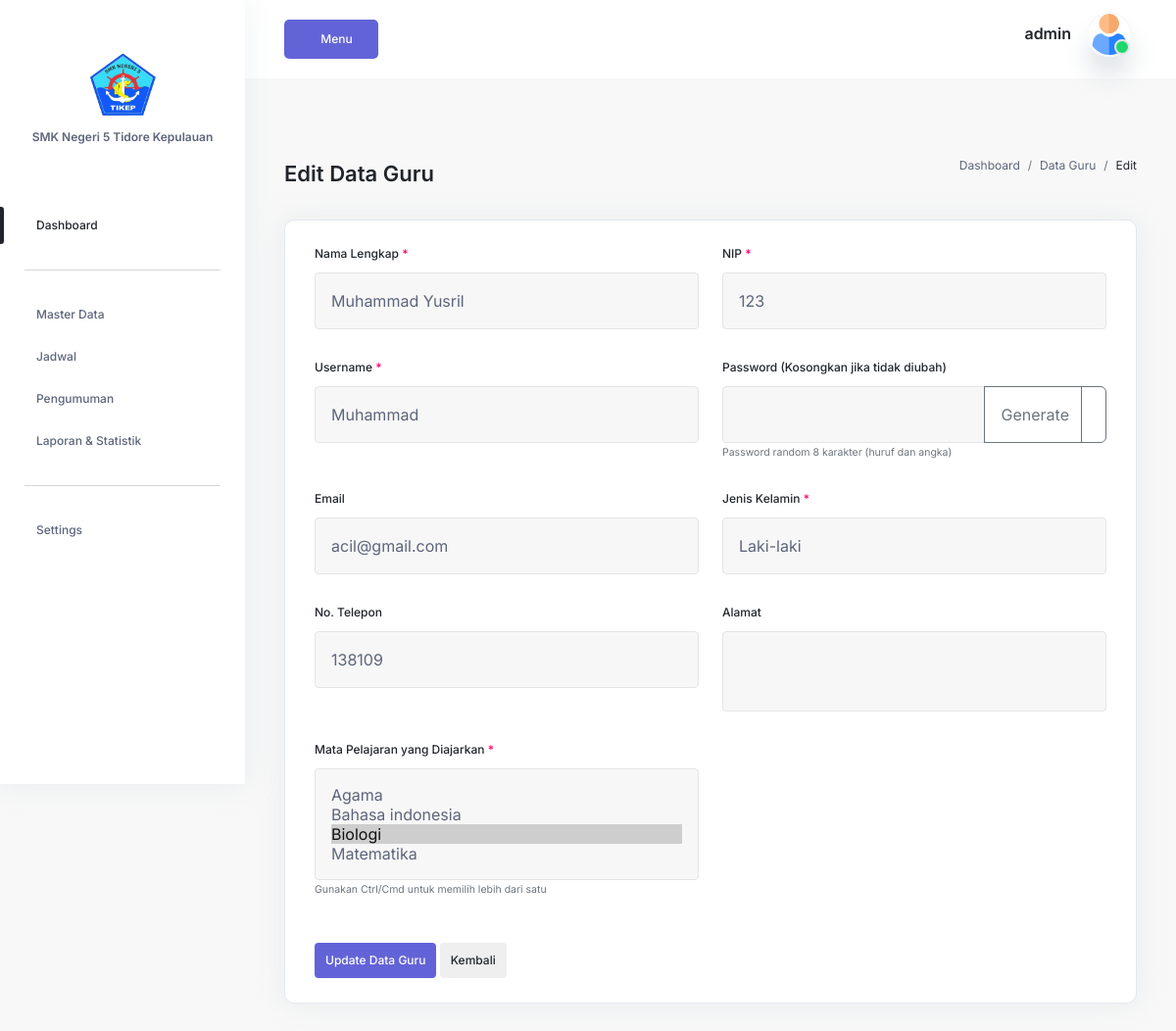
The page /login/admin/formGuru.php?edit=6 (signed in) on the database its author committed.
### tables this page shows
CREATE TABLE `users` (
  `id` int(11) NOT NULL,
  `nama` varchar(100) NOT NULL,
  `username` varchar(50) DEFAULT NULL,
  `password` varchar(255) NOT NULL,
  `email` varchar(100) NOT NULL,
  `role` enum('admin','guru','siswa') NOT NULL,
  `is_active` tinyint(1) NOT NULL DEFAULT '1',
  `login_attempts` tinyint(1) NOT NULL DEFAULT '1',
  `created_at` timestamp NOT NULL DEFAULT CURRENT_TIMESTAMP,
  `updated_at` timestamp NULL DEFAULT NULL ON UPDATE CURRENT_TIMESTAMP
);

CREATE TABLE `guru` (
  `id` int(11) NOT NULL,
  `user_id` int(11) NOT NULL,
  `nip` varchar(50) NOT NULL,
  `jenis_kelamin` enum('L','P') DEFAULT NULL,
  `alamat` text,
  `no_telp` varchar(20) DEFAULT NULL,
  `created_at` timestamp NOT NULL DEFAULT CURRENT_TIMESTAMP,
  `updated_at` timestamp NULL DEFAULT NULL ON UPDATE CURRENT_TIMESTAMP
);

### login/admin/formGuru.php (the view, shortened to what this page needs)
<?php
include "../config/koneksi.php";
$editData = null;
$editMapel = [];
if (isset($_GET['edit'])) {
    $id = $_GET['edit'];
    $result = mysqli_query($conn, "SELECT g.*, u.nama, u.username, u.email FROM guru g JOIN users u ON g.user_id = u.id WHERE g.id=$id");
    $editData = mysqli_fetch_assoc($result);
    $result_mapel = mysqli_query($conn, "SELECT mapel_id FROM guru_mapel WHERE guru_id=$id");
    while ($row = mysqli_fetch_assoc($result_mapel)) {
        $editMapel[] = $row['mapel_id'];
    }
}
$mapel_options = mysqli_query($conn, "SELECT * FROM mapel ORDER BY nama_mapel");
?>
<?php require_once 'template/header.php';?>
<?php require_once 'template/sidebar.php';?>
<section class="section">
    <div class="container-fluid">
        <div class="title-wrapper pt-80">
            <div class="row align-items-center">
                <div class="col-md-6">
                    <div class="title d-flex align-items-center flex-wrap mb-30">
                        <h2 class="mr-40"><?= isset($editData) ? 'Edit' : 'Tambah' ?> Data Guru</h2>
                    </div>
                </div>
                <div class="col-md-6">
                    <div class="breadcrumb-wrapper mb-30">
                        <nav aria-label="breadcrumb">
                            <ol class="breadcrumb">
                                <li class="breadcrumb-item"><a href="#0">Dashboard</a></li>
                                <li class="breadcrumb-item"><a href="dataGuru.php">Data Guru</a></li>
                                <li class="breadcrumb-item active" aria-current="page"><?= isset($editData) ? 'Edit' : 'Tambah' ?></li>
                            </ol>
                        </nav>
                    </div>
                </div>
            </div>
        </div>
        <div class="row">
            <div class="col-lg-12">
                <div class="card-style settings-card-1 mb-30">
                    <div class="profile-info">
                        <form method="POST" action="">
                            <div class="row">
                                <div class="col-md-6">
                                    <div class="input-style-1">
                                        <label>Nama Lengkap <span class="text-danger">*</span></label>
                                        <input type="text" name="nama" class="form-control" required
                                               value="<?= htmlspecialchars($editData['nama'] ?? '') ?>">
                                    </div>
                                </div>
                                <div class="col-md-6">
                                    <div class="input-style-1">
                                        <label>NIP <span class="text-danger">*</span></label>
                                        <input type="text" name="nip" class="form-control" required
                                               value="<?= htmlspecialchars($editData['nip'] ?? '') ?>">
                                    </div>
                                </div>
                                <div class="col-md-6">
                                    <div class="input-style-1">
                                        <label>Username <span class="text-danger">*</span></label>
                                        <input type="text" name="username" class="form-control" required
                                               value="<?= htmlspecialchars($editData['username'] ?? '') ?>">
                                    </div>
                                </div>
                 <div class="col-md-6">
    <div class="input-style-1">
        <label>Password <?= !isset($editData) ? '<span class="text-danger">*</span>' : '(Kosongkan jika tidak diubah)' ?></label>
        <div class="input-group">
            <input type="password" name="password" id="password" class="form-control" <?= !isset($editData) ? 'required' : '' ?>>
            <button class="btn btn-outline-secondary" type="button" id="generatePassword">
                <i class="lni lni-magic"></i> Generate
            </button>
            <button class="btn btn-outline-secondary" type="button" id="togglePassword">
            </button>
        </div>
        <small class="form-text text-muted">Password random 8 karakter (huruf dan angka)</small>
    </div>
</div>
                                <div class="col-md-6">
                                    <div class="input-style-1">
                                        <label>Email</label>
                                        <input type="email" name="email" class="form-control"
                                               value="<?= htmlspecialchars($editData['email'] ?? '') ?>">
                                    </div>
                                </div>
                                <div class="col-md-6">
                                    <div class="input-style-1">
                                        <label>Jenis Kelamin <span class="text-danger">*</span></label>
                                        <select name="jenis_kelamin" class="form-control" required>
                                            <option value="L" <?= (isset($editData) && $editData['jenis_kelamin'] == 'L') ? 'selected' : '' ?>>Laki-laki</option>
                                        </select>
                                    </div>
                                </div>
                                <div class="col-md-6">
                                    <div class="input-style-1">
                                        <label>No. Telepon</label>
                                        <input type="text" name="no_telp" class="form-control"
                                               value="<?= htmlspecialchars($editData['no_telp'] ?? '') ?>">
                                    </div>
                                </div>
                                <div class="col-md-6">
                                    <div class="input-style-1">
                                        <label>Alamat</label>
                                        <textarea name="alamat" class="form-control"><?= htmlspecialchars($editData['alamat'] ?? '') ?></textarea>
                                    </div>
                                </div>
                            <div class="col-md-6">
                                <div class="input-style-1">
                                    <label>Mata Pelajaran yang Diajarkan <span class="text-danger">*</span></label>
                                    <select name="mapel_id[]" class="form-control" multiple required>
                                        <?php
                                        mysqli_data_seek($mapel_options, 0);
                                        while ($mapel = mysqli_fetch_assoc($mapel_options)):
                                            $selected = in_array($mapel['id_mapel'], $editMapel) ? 'selected' : '';
                                        ?>
                                            <option value="<?= $mapel['id_mapel'] ?>" <?= $selected ?>>
                                                <?= htmlspecialchars($mapel['nama_mapel']) ?>
                                            </option>
                                        <?php endwhile; ?>
                                    </select>
                                    <small class="form-text text-muted">Gunakan Ctrl/Cmd untuk memilih lebih dari satu</small>
                                </div>
                            </div>
                                <div class="col-12">
                                    <button type="submit" name="<?= isset($editData) ? 'update' : 'simpan' ?>"
                                            class="main-btn primary-btn btn-hover mt-3">
                                        <?= isset($editData) ? 'Update' : 'Simpan' ?> Data Guru
                                    </button>
                                    <a href="dataGuru.php" class="main-btn light-btn btn-hover mt-3">Kembali</a>
                                </div>
                            </div>
                        </form>
                    </div>
                </div>
            </div>
        </div>
    </div>
</section>
<?php include './template/footer.php'; ?>

### login/admin/template/header.php (shortened to what this page needs)
<?php
include "../config/koneksi.php";
$user_id = $_SESSION['user_id'];
$query = mysqli_query($conn, "SELECT * FROM users WHERE id = '$user_id'");
 $data = mysqli_fetch_assoc($query);
?>
    <!DOCTYPE html>
<html lang="en">
    <head>
        <link rel="stylesheet" href="https://cdn.jsdelivr.net/npm/@fortawesome/fontawesome-free@5.15.4/css/fontawesome.min.css">
        <link
            href="https://cdn.jsdelivr.net/npm/bootstrap@5.2.0-beta1/dist/css/bootstrap.min.css"
            rel="stylesheet"
>
        <link rel="stylesheet" href="../../css/LineIcons.2.0.css">
        <link href="https://cdn.lineicons.com/4.0/lineicons.css" rel="stylesheet" />
        <link rel="stylesheet" href="https://cdnjs.cloudflare.com/ajax/libs/font-awesome/6.4.2/css/all.min.css" />
        <link rel="stylesheet" href="../assets/css/fullcalendar.css">
        <link rel="stylesheet" href="../assets/css/morris.css">
        <link rel="stylesheet" href="../assets/css/datatable.css">
        <link rel="stylesheet" href="../assets/css/main.css">
<link rel="stylesheet" type="text/css" href="https://cdn.datatables.net/1.11.5/css/jquery.dataTables.css">
        <body>
            <main class="main-wrapper">
                <header class="header">
                    <div class="container-fluid">
                        <div class="row">
                            <div class="col-lg-5 col-md-5 col-6">
                                <div class="header-left d-flex align-items-center">
                                    <div class="menu-toggle-btn mr-20">
                                        <button id="menu-toggle" class="main-btn primary-btn btn-hover">
                                            Menu
                                        </button>
                                    </div>
                                </div>
                            </div>
                            <div class="col-lg-7 col-md-7 col-6">
                                <div class="header-right">
                                    <div class="profile-box ml-15">
                                        <button
                                            class="dropdown-toggle bg-transparent border-0"
                                            type="button"
                                            id="profile"
                                            data-bs-toggle="dropdown"
                                            aria-expanded="false">
                                            <div class="profile-info">
                                                <div class="info">
                                                    <h6><?php echo $data['username'];?></h6>
                                                    <div class="image">
                                                        <img src="../../assets/img/user.png" alt=""/>
                                                        <span class="status"></span>
                                                    </div>
                                                </div>
                                            </div>
                                        </button>
                                    </div>
                                </div>
                            </div>
                        </div>
                    </div>
                </header>

### login/assets/css/fullcalendar.css (style rules this page uses)
:root { --fc-daygrid-event-dot-width:8px;--fc-list-event-dot-width:10px;--fc-list-event-hover-bg-color:#f5f5f5 }

### rows shown on the page
users: username "admin"
guru: nama "Muhammad Yusril", nip "123", username "Muhammad", email "acil@gmail.com", jenis_kelamin "Laki-laki", no_telp "138109"

### other values the page prints
form field value "Agama / Bahasa indonesia / Biologi ☑ / Matematika"
